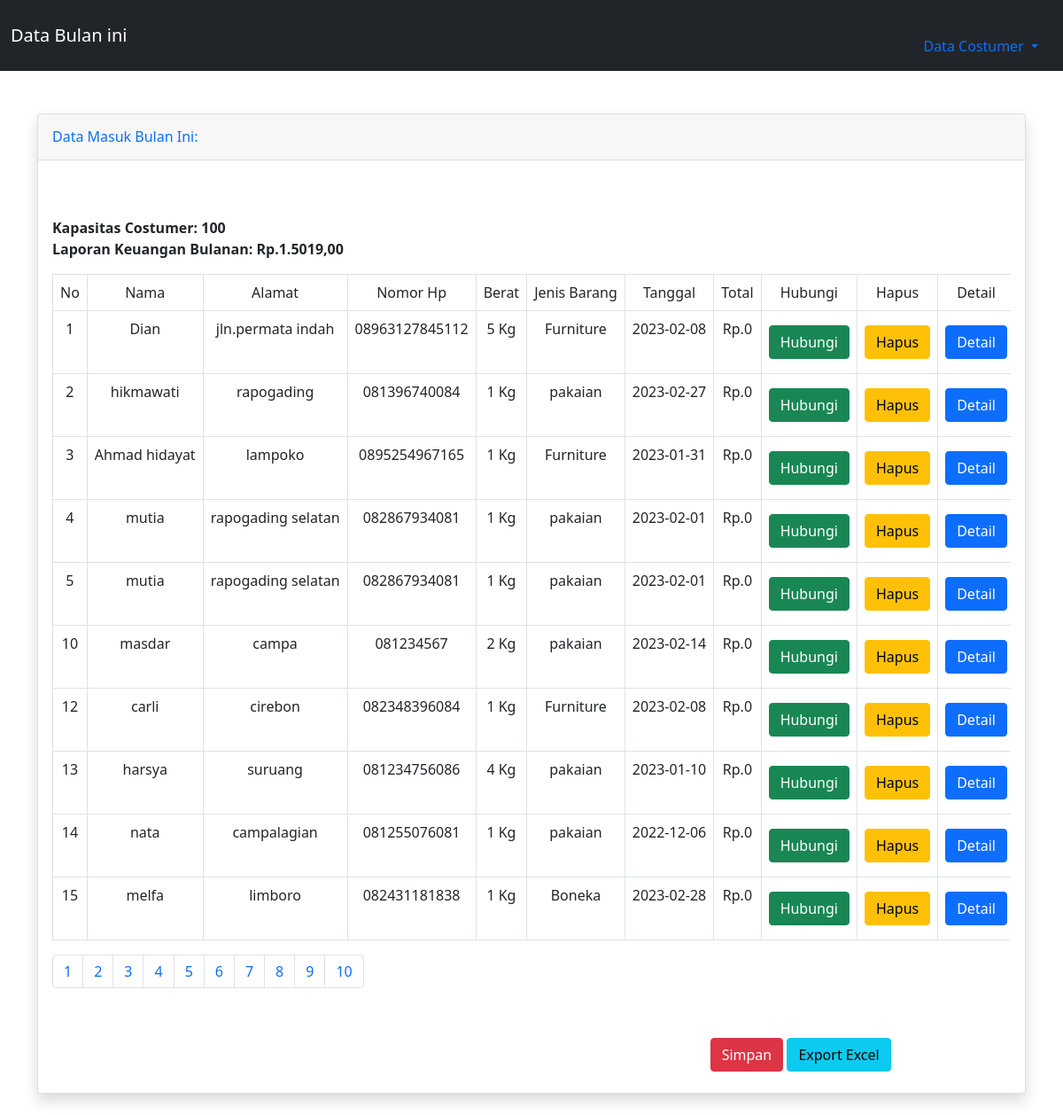
The page /bulan.php on the database its author committed.
### tables this page shows
CREATE TABLE `data_bulan` (
  `id` int(11) NOT NULL,
  `nama` varchar(150) NOT NULL,
  `alamat` varchar(100) NOT NULL,
  `nomor` varchar(80) NOT NULL,
  `berat` varchar(68) NOT NULL,
  `jenis` varchar(75) NOT NULL,
  `tanggal` date NOT NULL,
  `jumlah` varchar(90) NOT NULL
);

### bulan.php (the view, shortened to what this page needs)
<?php
require 'function.php';
 ?>
<!doctype html>
<html lang="en">
  <head>
    <link rel="stylesheet" href="https://stackpath.bootstrapcdn.com/bootstrap/5.0.0-alpha1/css/bootstrap.min.css">
  </head>
  <body>
        <nav class="navbar navbar-expand-lg navbar-dark bg-dark">
          <div class="container-fluid">
            <a class="navbar-brand text-white" href="admin_projek/transaksi.php">Data Bulan ini</a>
                <li class="nav-item dropdown">
                  <a class="nav-link dropdown-toggle" href="#" id="navbarDropdownMenuLink" role="button" data-toggle="dropdown" aria-expanded="false">
                  Data Costumer
                  </a>
                </li>
            </div>
        </nav>
    <div class="container mt-5">
    <div class="card shadow mb-4">
      <div class="card-header py-3 d-flex flex-row align-items-center justify-content-between">
    <h6 class="m-0 font-weight-bold text-primary">Data Masuk Bulan Ini:</h6>
      </div>
      <div class="row mt-5">
      <div class="col-xl-12 col-lg-12">
      <div class="card-body">
        <?php
        $hal= 10;
        $page = (isset($_GET['page'])) ? (int)$_GET['page'] : 1;
        $start = ($page - 1) * $hal;
        $kap = $hal * $hal;
        $Jumlah_y=mysqli_query($conn, "select sum(jumlah) as tog from data_bulan");
        $jumlahd=mysqli_fetch_array($Jumlah_y);
         ?>
         <b>Kapasitas Costumer: <?php echo $kap ; ?></b><br>
         <b>Laporan Keuangan Bulanan: <?php echo " Rp.1.50". number_format($jumlahd['tog']).",00" ?></b>
        <div class="table-responsive service">
        <table class="table table-bordered table-hover  mt-3 text-nowrap css-serial">
              <tr>
             <td><center>No</td>
         		 <td><center>Nama</td>
         		 <td><center>Alamat</td>
         		 <td><center>Nomor Hp</td>
         		 <td><center>Berat</td>
         		 <td><center>Jenis Barang</td>
             <td><center>Tanggal</td>
             <td><center>Total </td>
             <td><center>Hubungi</td>
             <td><center>Hapus</td>
             <td><center>Detail</td>
               </tr>
               <?php
          $query = mysqli_query($conn, "SELECT * FROM data_bulan limit $start, $hal");
               if(mysqli_num_rows($query) <= 0){
                 echo "<div class='col-md-10 col-sm-12 col-xs-12 ml-5'>";
                 echo "<div class='alert alert-danger mt-4 ml-5' role='alert'>";
                 echo "<p><center>Data Anda Masih Kosong</center></p>";
                 echo "</div>";
                 echo "</div>";
               }else{
              	  while($row = mysqli_fetch_array($query)){
              	  ?>
                  <tr>
                  <td><center><?php echo $row['id'] ?></td>
                  <td><center><?php echo $row['nama'] ?></td>
                  <td><center><?php echo $row['alamat'] ?></td>
                  <td><center><?php echo $row['nomor'] ?></td>
                  <td><center><?php echo $row['berat']." Kg" ?></td>
                  <td><center><?php echo $row['jenis'] ?></td>
                  <td><center><?php echo $row['tanggal'] ?></td>
                  <td><center>Rp.<?php echo $row['jumlah'] ?></td>
                  <td><center><a href="https://wa.link/rrlbq9<?php echo $row['nomor'];?><?php echo $row['nama'] ?>"><button type="button" class="btn btn-success mt-2 mb-2">Hubungi</button></a></td>
                  <td><center><a href="delete_bulan.php?id=<?php echo $row['id'] ?>"><button type="button" class="btn btn-warning mt-2 mb-2">  Hapus</button></a></td>
                  <td><center><a href="detail_bulan.php?id=<?php echo $row['id'] ?>"><button type="button" class="btn btn-primary mt-2 mb-2">Detail</button></a></td>
                   </tr>
        <?php
      }}
          ?>
        </table>
        <nav aria-label="Page navigation example">
        <ul class="pagination">
          <?php
          for($x=1;$x<=$hal ;$x++){
            ?>
            <li class="page-item"><a class="page-link" href="?page=<?php echo $x ?>"><?php echo $x ?></a></li>
            <?php
          }
          ?>
        </ul>
        </nav>
      </div>
      </div>
      </div>
      </div>
      <div class="row mb-4 ml-5">
      <div class="col-sm-6">
      </div>
      <div class="col-sm-2">
      </div>
      <div class="col-sm-4">
      <a href="simpan_tahun.php"><button type="button" class="btn btn-danger mt-4 ml-5">Simpan</button></a>
      <a href="export_bulan.php"><button type="button" class="btn btn-info mt-4 ml-5">Export Excel</button></a>
      </div>
      </div>
      </div>
      </div>
  </body>
</html>

### rows shown on the page
data_bulan: id "1", nama "Dian", alamat "jln.permata indah", nomor "08963127845112", berat "5", jenis "Furniture", tanggal "2023-02-08", jumlah "0"
data_bulan: id "2", nama "hikmawati", alamat "rapogading", nomor "081396740084", berat "1", jenis "pakaian", tanggal "2023-02-27", jumlah "0"
data_bulan: id "3", nama "Ahmad hidayat", alamat "lampoko", nomor "0895254967165", berat "1", jenis "Furniture", tanggal "2023-01-31", jumlah "0"
data_bulan: id "4", nama "mutia", alamat "rapogading selatan", nomor "082867934081", berat "1", jenis "pakaian", tanggal "2023-02-01", jumlah "0"
data_bulan: id "5", nama "mutia", alamat "rapogading selatan", nomor "082867934081", berat "1", jenis "pakaian", tanggal "2023-02-01", jumlah "0"
data_bulan: id "10", nama "masdar", alamat "campa", nomor "081234567", berat "2", jenis "pakaian", tanggal "2023-02-14", jumlah "0"
data_bulan: id "12", nama "carli", alamat "cirebon", nomor "082348396084", berat "1", jenis "Furniture", tanggal "2023-02-08", jumlah "0"
data_bulan: id "13", nama "harsya", alamat "suruang", nomor "081234756086", berat "4", jenis "pakaian", tanggal "2023-01-10", jumlah "0"
data_bulan: id "14", nama "nata", alamat "campalagian", nomor "081255076081", berat "1", jenis "pakaian", tanggal "2022-12-06", jumlah "0"
data_bulan: id "15", nama "melfa", alamat "limboro", nomor "082431181838", berat "1", jenis "Boneka", tanggal "2023-02-28", jumlah "0"

### other values the page prints
$kap "100"
$jumlahd['tog'] "19"
